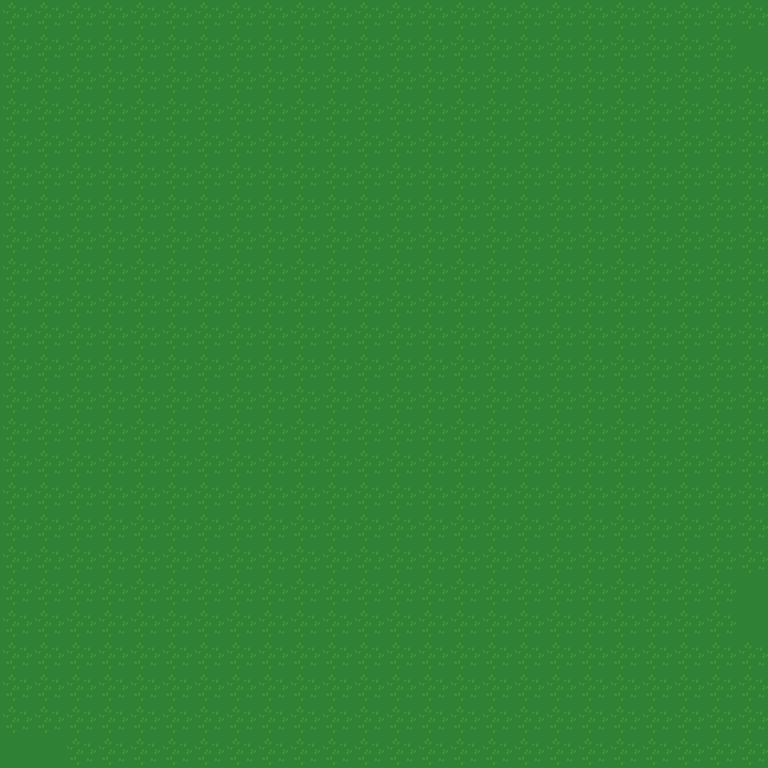

This game map was drawn from its Tiled (.tmx) file and the tilesets committed beside it. A one-line description and the trimmed map source follow:
An orthogonal 24x24 tile map with 32x32 px tiles, 3 tile layers (Tile Layer 1, Tile Layer 2, Tile Layer 3).

<map version="1.2" tiledversion="1.3.2" orientation="orthogonal" renderorder="right-up" compressionlevel="-1" width="24" height="24" tilewidth="32" tileheight="32" infinite="0" nextlayerid="4" nextobjectid="1">
 <tileset firstgid="1" source="terrain.tsx" />
 <layer id="1" name="Tile Layer 1" width="24" height="24">
  <data>[576 cells, 576 non-empty, 2 distinct tile ids]</data>
 </layer>
 <layer id="2" name="Tile Layer 2" width="24" height="24">
  <data>[576 cells, 0 non-empty, 0 distinct tile ids]</data>
 </layer>
 <layer id="3" name="Tile Layer 3" width="24" height="24">
  <data>[576 cells, 0 non-empty, 0 distinct tile ids]</data>
 </layer>
</map>
